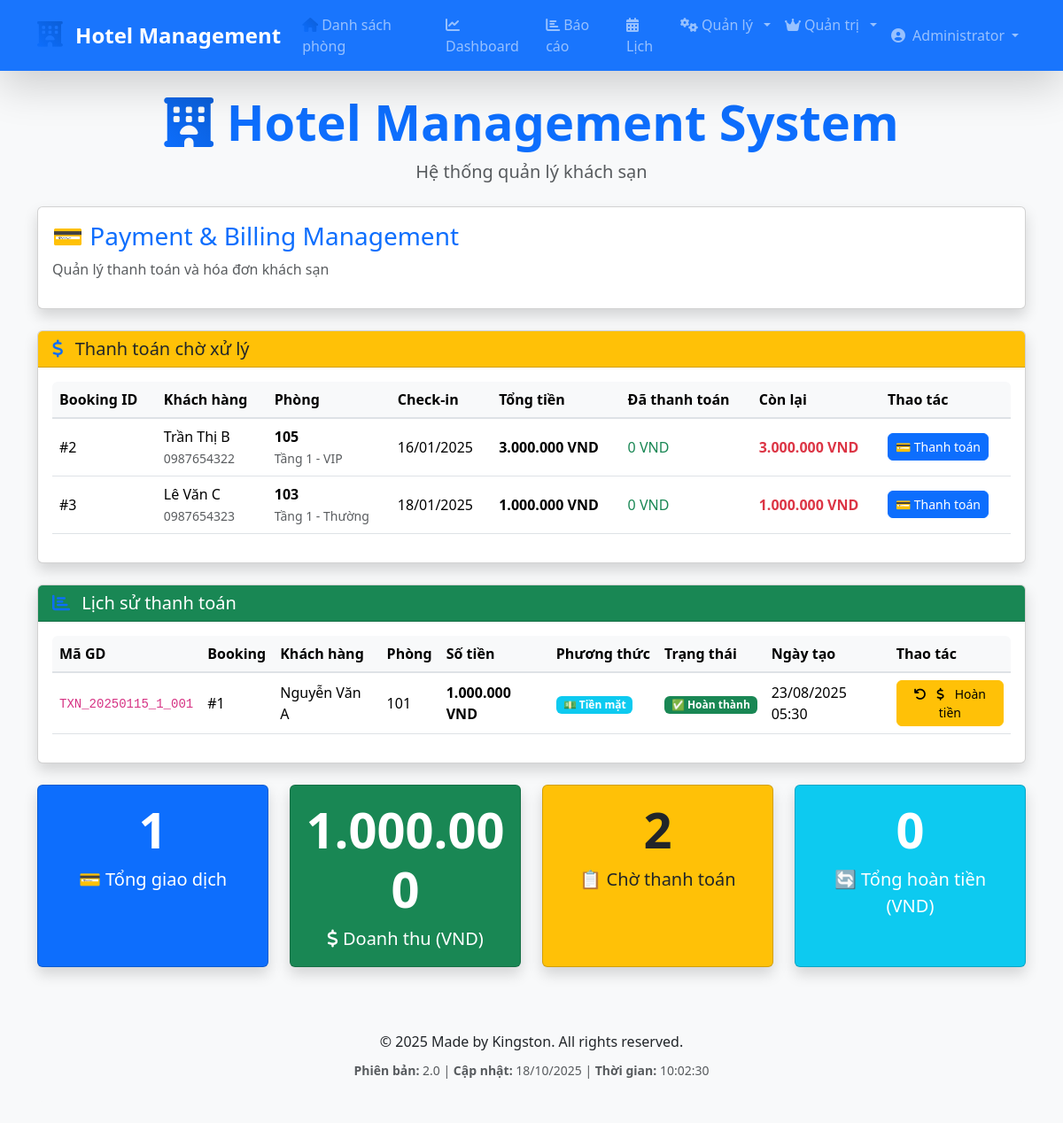
Page /payment_billing.php (signed in) on the earlier database version.
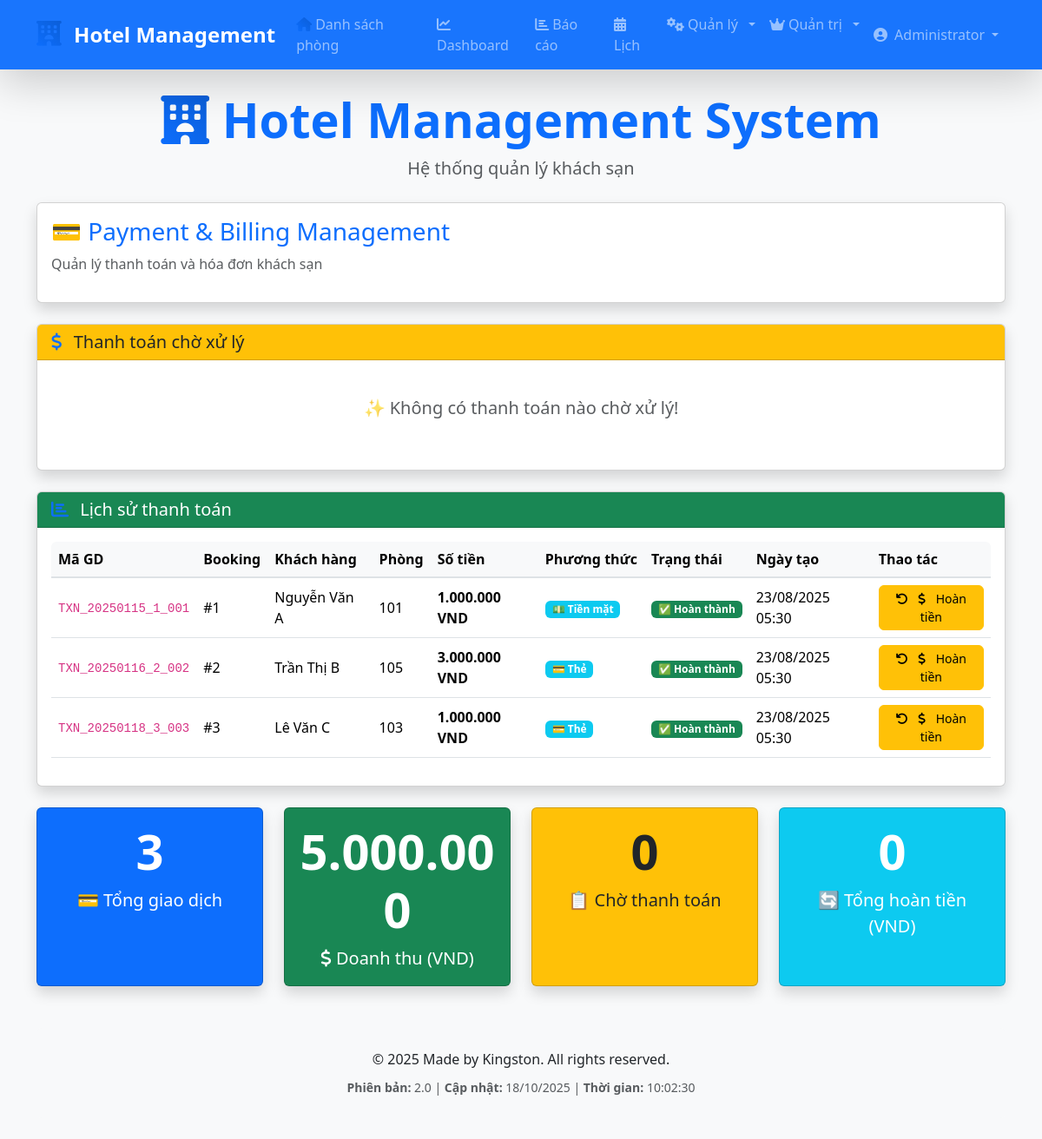
Same page on the later database version.
### tables this page shows
CREATE TABLE bookings (
    id INT AUTO_INCREMENT PRIMARY KEY,
    guest_id INT NOT NULL,
    room_id INT NOT NULL,
    checkin DATE NOT NULL,
    checkout DATE NOT NULL,
    total_price DECIMAL(10,2) NOT NULL,
    status ENUM('pending_payment', 'booked', 'checked_in', 'checked_out', 'completed', 'cancelled', 'early_checkout') DEFAULT 'pending_payment',
    payment_status ENUM('unpaid', 'paid', 'partial', 'refunded') DEFAULT 'unpaid',
    created_at TIMESTAMP DEFAULT CURRENT_TIMESTAMP,
    updated_at TIMESTAMP DEFAULT CURRENT_TIMESTAMP ON UPDATE CURRENT_TIMESTAMP,
    FOREIGN KEY (guest_id) REFERENCES guests(id) ON DELETE CASCADE,
    FOREIGN KEY (room_id) REFERENCES rooms(id) ON DELETE CASCADE
);

CREATE TABLE guests (
    id INT AUTO_INCREMENT PRIMARY KEY,
    user_id INT NULL,
    name VARCHAR(100) NOT NULL,
    phone VARCHAR(20),
    email VARCHAR(100),
    id_card VARCHAR(20),
    address TEXT,
    created_at TIMESTAMP DEFAULT CURRENT_TIMESTAMP,
    FOREIGN KEY (user_id) REFERENCES users(id) ON DELETE SET NULL
);

CREATE TABLE rooms (
    id INT AUTO_INCREMENT PRIMARY KEY,
    room_number VARCHAR(10) UNIQUE NOT NULL,
    type ENUM('VIP', 'Thường') DEFAULT 'Thường',
    floor INT NOT NULL,
    price DECIMAL(10,2) NOT NULL,
    price_per_night DECIMAL(10,2) NOT NULL,   
    status ENUM('available', 'booked', 'occupied', 'cleaning', 'maintenance') DEFAULT 'available',
    amenities TEXT,
    created_at TIMESTAMP DEFAULT CURRENT_TIMESTAMP
);

CREATE TABLE payments (
    id INT AUTO_INCREMENT PRIMARY KEY,
    booking_id INT NOT NULL,
    amount DECIMAL(10,2) NOT NULL,
    payment_method ENUM('cash', 'card', 'bank_transfer', 'momo', 'zalopay') DEFAULT 'card',
    payment_status ENUM('pending', 'completed', 'failed', 'refunded') DEFAULT 'pending',
    transaction_id VARCHAR(100) UNIQUE,
    card_number VARCHAR(20),         
    card_name VARCHAR(100),          
    card_expiry VARCHAR(10),         
    notes TEXT,
    created_at TIMESTAMP DEFAULT CURRENT_TIMESTAMP,
    processed_by INT,
    FOREIGN KEY (booking_id) REFERENCES bookings(id) ON DELETE CASCADE,
    FOREIGN KEY (processed_by) REFERENCES users(id) ON DELETE SET NULL
);

### payment_billing.php (the view, shortened to what the changed rows need)
<?php
include "db.php";
include "includes/header.php";
?>
<div class="card shadow mb-4">
    <div class="card-body">
        <h2 class="card-title fs-3 text-primary">💳 Payment & Billing Management</h2>
    </div>
</div>
<div class="card shadow mb-4">
    <div class="card-body">
    <?php
    $conn->query("ALTER TABLE bookings ADD COLUMN payment_status ENUM('unpaid', 'paid', 'partial') DEFAULT 'unpaid'");
    $pending_payments = $conn->query("
        SELECT b.id, b.total_price, b.checkin, b.checkout, b.status, b.payment_status,
               r.room_number, r.type, r.floor,
               g.name as guest_name, g.phone,
               COALESCE(SUM(p.amount), 0) as paid_amount
        FROM bookings b
        JOIN rooms r ON b.room_id = r.id
        JOIN guests g ON b.guest_id = g.id
        LEFT JOIN payments p ON b.id = p.booking_id AND p.payment_status = 'completed'
        WHERE b.status IN ('booked', 'checked_in', 'checked_out')
        AND (b.payment_status != 'paid' OR b.payment_status IS NULL)
        GROUP BY b.id
        ORDER BY b.checkin ASC
    ");
    ?>
    <?php if ($pending_payments->num_rows > 0): ?>
            <div class="table-responsive">
                <table id="pendingPaymentsTable" class="table table-hover w-100">
                    <thead class="table-warning">
                    <tr>
                        <th>Booking ID</th>
                        <th>Khách hàng</th>
                        <th>Phòng</th>
                        <th>Check-in</th>
                        <th>Tổng tiền</th>
                        <th>Đã thanh toán</th>
                        <th>Còn lại</th>
                        <th>Thao tác</th>
                    </tr>
                </thead>
                <tbody>
                    <?php while ($booking = $pending_payments->fetch_assoc()): ?>
                        <tr>
                            <td>#<?php echo $booking['id']; ?></td>
                            <td>
                                <?php echo htmlspecialchars($booking['guest_name']); ?><br>
                                    <small class="text-muted"><?php echo htmlspecialchars($booking['phone']); ?></small>
                            </td>
                            <td>
                                <strong><?php echo $booking['room_number']; ?></strong><br>
                                    <small class="text-muted">Tầng <?php echo $booking['floor']; ?> - <?php echo $booking['type']; ?></small>
                            </td>
                            <td><?php echo date('d/m/Y', strtotime($booking['checkin'])); ?></td>
                            <td><strong><?php echo number_format($booking['total_price'], 0, ',', '.'); ?> VND</strong></td>
                                <td><span class="text-success"><?php echo number_format($booking['paid_amount'], 0, ',', '.'); ?> VND</span></td>
                            <td>
                                <?php
                                $remaining = $booking['total_price'] - $booking['paid_amount'];
                                    $text_class = $remaining > 0 ? 'text-danger' : 'text-success';
                                ?>
                                    <strong class="<?php echo $text_class; ?>">
                                    <?php echo number_format($remaining, 0, ',', '.'); ?> VND
                                </strong>
                            </td>
                            <td>
                                <?php if ($remaining > 0): ?>
                                        <button type="button" class="btn btn-primary btn-sm"
                                                data-bs-toggle="modal"
                                                data-bs-target="#paymentModal<?php echo $booking['id']; ?>">
                                        💳 Thanh toán
                                    </button>
                                <?php else: ?>
                                        <span class="badge bg-success">✅ Đã thanh toán</span>
                                <?php endif; ?>
                            </td>
                        </tr>
                    <?php endwhile; ?>
                </tbody>
            </table>
        </div>
    <?php else: ?>
            <div class="text-center text-muted py-4">
                <p class="fs-5">✨ Không có thanh toán nào chờ xử lý!</p>
            </div>
    <?php endif; ?>
    </div>
</div>
<div class="card shadow mb-4">
    <div class="card-body">
    <?php
        $payments = $conn->query("
        SELECT p.*, b.id as booking_id, r.room_number, g.name as guest_name,
                   u.username as processed_by_user
        FROM payments p
        JOIN bookings b ON p.booking_id = b.id
        JOIN rooms r ON b.room_id = r.id
        JOIN guests g ON b.guest_id = g.id
            LEFT JOIN users u ON p.processed_by = u.id
        ORDER BY p.created_at DESC
            LIMIT 50
    ");
    ?>
        <?php if ($payments->num_rows > 0): ?>
            <div class="table-responsive">
                <table id="paymentsHistoryTable" class="table table-hover w-100">
                    <thead class="table-success">
                    <tr>
                        <th>Mã GD</th>
                        <th>Booking</th>
                        <th>Khách hàng</th>
                            <th>Phòng</th>
                        <th>Số tiền</th>
                        <th>Phương thức</th>
                        <th>Trạng thái</th>
                            <th>Ngày tạo</th>
                        <th>Thao tác</th>
                    </tr>
                </thead>
                <tbody>
                        <?php while ($payment = $payments->fetch_assoc()): ?>
                        <tr>
                                <td><code><?php echo $payment['transaction_id']; ?></code></td>
                                <td>#<?php echo $payment['booking_id']; ?></td>
                            <td><?php echo htmlspecialchars($payment['guest_name']); ?></td>
                                <td><?php echo $payment['room_number']; ?></td>
                            <td><strong><?php echo number_format($payment['amount'], 0, ',', '.'); ?> VND</strong></td>
                            <td>
                                <?php
                                $method_icons = [
                                        'cash' => '💵',
                                        'card' => '💳',
                                        'bank_transfer' => '🏦',
                                        'momo' => '📱',
                                        'zalopay' => '📱'
                                    ];
                                    $method_names = [
                                        'cash' => 'Tiền mặt',
                                        'card' => 'Thẻ',
                                        'bank_transfer' => 'Chuyển khoản',
                                        'momo' => 'MoMo',
                                        'zalopay' => 'ZaloPay'
                                    ];
                                    ?>
                                    <span class="badge bg-info">
                                        <?php echo $method_icons[$payment['payment_method']] ?? '<i class="fas fa-dollar-sign"></i>'; ?>
                                        <?php echo $method_names[$payment['payment_method']] ?? $payment['payment_method']; ?>
                                    </span>
                            </td>
                            <td>
                                <?php
                                    $status_badges = [
                                        'pending' => 'bg-warning',
                                        'completed' => 'bg-success',
                                        'failed' => 'bg-danger',
                                        'refunded' => 'bg-secondary'
                                    ];
                                    $status_text = [
                                        'pending' => '⏳ Chờ xử lý',
                                        'completed' => '✅ Hoàn thành',
                                        'failed' => '❌ Thất bại',
                                        'refunded' => '🔄 Đã hoàn tiền'
                                    ];
                                    ?>
                                    <span class="badge <?php echo $status_badges[$payment['payment_status']] ?? 'bg-secondary'; ?>">
                                        <?php echo $status_text[$payment['payment_status']] ?? $payment['payment_status']; ?>
                                </span>
                            </td>
                                <td><?php echo date('d/m/Y H:i', strtotime($payment['created_at'])); ?></td>
                            <td>
                                <?php if ($payment['payment_status'] === 'completed'): ?>
                                        <button type="button" class="btn btn-warning btn-sm"
                                                data-bs-toggle="modal"
                                                data-bs-target="#refundModal<?php echo $payment['id']; ?>">
                                            <i class="fas fa-undo"></i> <i class="fas fa-dollar-sign"></i> Hoàn tiền
                                    </button>
                                    <?php else: ?>
                                        <span class="text-muted small">Không thể hoàn tiền</span>
                                <?php endif; ?>
                            </td>
                        </tr>
                    <?php endwhile; ?>
                </tbody>
            </table>
        </div>
    <?php else: ?>
            <div class="text-center text-muted py-4">
                <p class="fs-5">📭 Chưa có giao dịch thanh toán nào!</p>
            </div>
    <?php endif; ?>
    </div>
</div>
<div class="row g-4 mb-4">
    <?php
    $payment_stats = $conn->query("
        SELECT
            COUNT(*) as total_payments,
            SUM(CASE WHEN payment_status = 'completed' THEN amount ELSE 0 END) as total_revenue,
            SUM(CASE WHEN payment_status = 'pending' THEN amount ELSE 0 END) as pending_amount,
            SUM(CASE WHEN payment_status = 'refunded' THEN amount ELSE 0 END) as total_refunds
        FROM payments
    ")->fetch_assoc();
    $unpaid_bookings = $conn->query("
        SELECT COUNT(*) as count, SUM(total_price) as total
        FROM bookings
        WHERE status IN ('booked', 'checked_in', 'checked_out')
        AND (payment_status != 'paid' OR payment_status IS NULL)
    ")->fetch_assoc();
    ?>
    <div class="col-lg-3 col-md-6 col-sm-12">
        <div class="card bg-primary text-white text-center h-100 shadow">
            <div class="card-body">
                <div class="display-4 fw-bold mb-2"><?php echo $payment_stats['total_payments']; ?></div>
                <div class="fs-5">💳 Tổng giao dịch</div>
    </div>
    </div>
</div>
    <div class="col-lg-3 col-md-6 col-sm-12">
        <div class="card bg-success text-white text-center h-100 shadow">
            <div class="card-body">
                <div class="display-4 fw-bold mb-2"><?php echo number_format($payment_stats['total_revenue'], 0, ',', '.'); ?></div>
                <div class="fs-5"><i class="fas fa-dollar-sign"></i> Doanh thu (VND)</div>
            </div>
            </div>
            </div>
    <div class="col-lg-3 col-md-6 col-sm-12">
        <div class="card bg-warning text-dark text-center h-100 shadow">
            <div class="card-body">
                <div class="display-4 fw-bold mb-2"><?php echo $unpaid_bookings['count']; ?></div>
                <div class="fs-5">📋 Chờ thanh toán</div>
            </div>
    </div>
</div>
</div>
<?php include "includes/footer.php"; ?>

Differences in the rows shown:
no longer on this page (row edited): bookings: id "2", guest.name "Trần Thị B", guest.phone "0987654322", room.room_number "105", room.floor "1", room.type "VIP", checkin "16/01/2025", total_price "3.000.000", paid_amount "0", remaining "3.000.000"
no longer on this page (row edited): bookings: id "3", guest.name "Lê Văn C", guest.phone "0987654323", room.room_number "103", room.floor "1", room.type "Thường", checkin "18/01/2025", total_price "1.000.000", paid_amount "0", remaining "1.000.000"
added payments: transaction "TXN_20250116_2_002", booking "2", guests.name "Trần Thị B", rooms.room_number "105", amount "3.000.000", payment_method "💳", payment_method "Thẻ", payment_status "✅ Hoàn thành", created_at "23/08/2025 05:30"
added payments: transaction "TXN_20250118_3_003", booking "3", guests.name "Lê Văn C", rooms.room_number "103", amount "1.000.000", payment_method "💳", payment_method "Thẻ", payment_status "✅ Hoàn thành", created_at "23/08/2025 05:30"
Other differences:
$payment_stats['total_payments']: "1" → "3"
$payment_stats['total_revenue']: "1.000.000" → "5.000.000"
$unpaid_bookings['count']: "2" → "0"
text no longer shown: "Booking ID Khách hàng Phòng Check-in Tổng tiền Đã thanh toán Còn lại Thao tác"
text now shown: "✨ Không có thanh toán nào chờ xử lý!"
